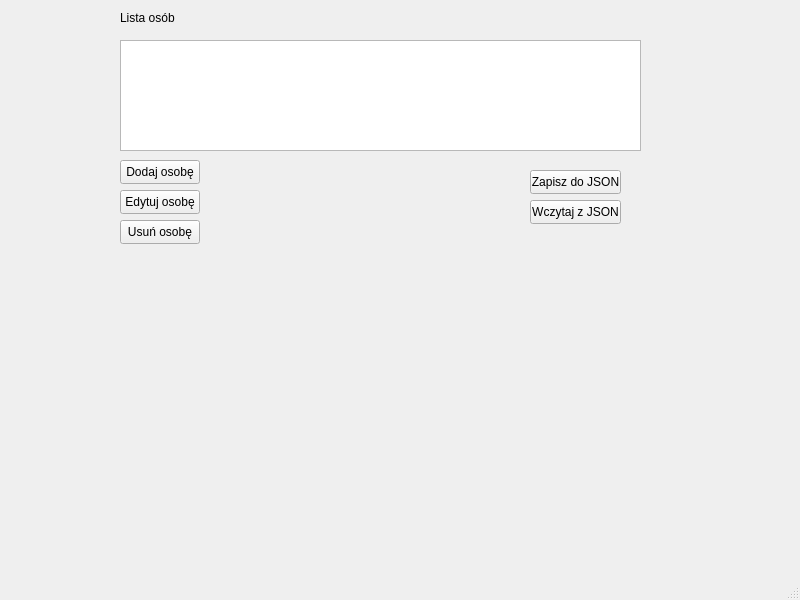
<?xml version="1.0" encoding="UTF-8"?>
<ui version="4.0">
 <class>MainWindow</class>
 <widget class="QMainWindow" name="MainWindow">
  <property name="geometry">
   <rect>
    <x>0</x>
    <y>0</y>
    <width>800</width>
    <height>600</height>
   </rect>
  </property>
  <property name="windowTitle">
   <string>MainWindow</string>
  </property>
  <widget class="QWidget" name="centralwidget">
   <widget class="QPushButton" name="addPersonButton">
    <property name="geometry">
     <rect>
      <x>120</x>
      <y>160</y>
      <width>80</width>
      <height>24</height>
     </rect>
    </property>
    <property name="text">
     <string>Dodaj osobę</string>
    </property>
   </widget>
   <widget class="QPushButton" name="loadJsonButton">
    <property name="geometry">
     <rect>
      <x>530</x>
      <y>200</y>
      <width>91</width>
      <height>24</height>
     </rect>
    </property>
    <property name="text">
     <string>Wczytaj z JSON</string>
    </property>
   </widget>
   <widget class="QPushButton" name="saveJsonButton">
    <property name="geometry">
     <rect>
      <x>530</x>
      <y>170</y>
      <width>91</width>
      <height>24</height>
     </rect>
    </property>
    <property name="text">
     <string>Zapisz do JSON</string>
    </property>
   </widget>
   <widget class="QListWidget" name="peopleListWidget">
    <property name="geometry">
     <rect>
      <x>120</x>
      <y>40</y>
      <width>521</width>
      <height>111</height>
     </rect>
    </property>
   </widget>
   <widget class="QLabel" name="label">
    <property name="geometry">
     <rect>
      <x>120</x>
      <y>10</y>
      <width>81</width>
      <height>16</height>
     </rect>
    </property>
    <property name="text">
     <string>Lista osób</string>
    </property>
   </widget>
   <widget class="QPushButton" name="editPersonButton">
    <property name="geometry">
     <rect>
      <x>120</x>
      <y>190</y>
      <width>80</width>
      <height>24</height>
     </rect>
    </property>
    <property name="text">
     <string>Edytuj osobę</string>
    </property>
   </widget>
   <widget class="QPushButton" name="deletePersonButton">
    <property name="geometry">
     <rect>
      <x>120</x>
      <y>220</y>
      <width>80</width>
      <height>24</height>
     </rect>
    </property>
    <property name="text">
     <string>Usuń osobę</string>
    </property>
   </widget>
  </widget>
  <widget class="QMenuBar" name="menubar">
   <property name="geometry">
    <rect>
     <x>0</x>
     <y>0</y>
     <width>800</width>
     <height>21</height>
    </rect>
   </property>
  </widget>
  <widget class="QStatusBar" name="statusbar"/>
 </widget>
 <tabstops>
  <tabstop>peopleListWidget</tabstop>
  <tabstop>addPersonButton</tabstop>
  <tabstop>editPersonButton</tabstop>
  <tabstop>deletePersonButton</tabstop>
  <tabstop>saveJsonButton</tabstop>
  <tabstop>loadJsonButton</tabstop>
 </tabstops>
 <resources/>
 <connections/>
</ui>
